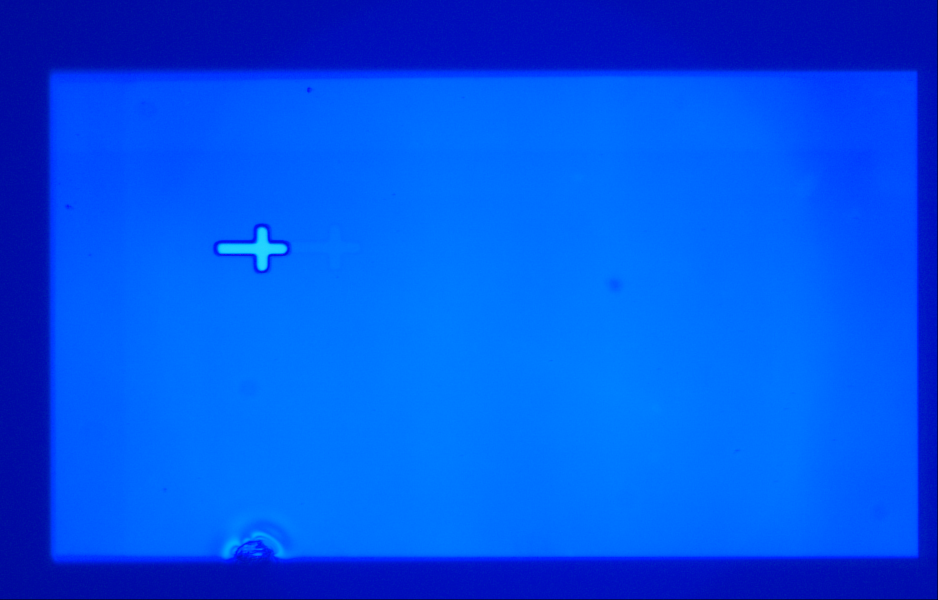
#> input picture align.png, 1876 x 1200 px (shown at 1/2 size)
$ python -i img_lib.py   (imports and definitions only)
#> lines starting #> are read from the running program, lines starting #| are printed output that depends on the picture
#> further down, picture is the input picture: PIL image 1876x1200 RGB; mean R, G, B 0, 81.9, 236
# Hacker Fab
# Luca Garlati, 2024
# backend image processing and convenience functions

from tkinter import filedialog
from PIL import Image, ImageTk
from PIL.ImageOps import invert
from math import ceil, cos, sin, radians
from typing import overload
from math import pi

# [154 lines left out: functions toggle_channels, fit_image, fill_image, center_crop, rescale_value, get_brightness_range and 1 more, not called in this run]


# returns an alpha channel mask equivalent from source image
# optionally specify new scale
# optionally specify new cropped size
def convert_to_alpha_channel(input_image: Image.Image,
                             new_scale: tuple[int,int] | None = None,
                             target_size: tuple[int,int] = (0,0),
                             downsample_target: int = 1080) -> Image.Image:
  # copy the image
#> called with target_size = (0, 0), downsample_target = 1080
  mask: Image.Image = input_image.copy()
  # convert it to grayscale to normalize all values
  if(mask.mode != "L"):
    mask = mask.convert("L")
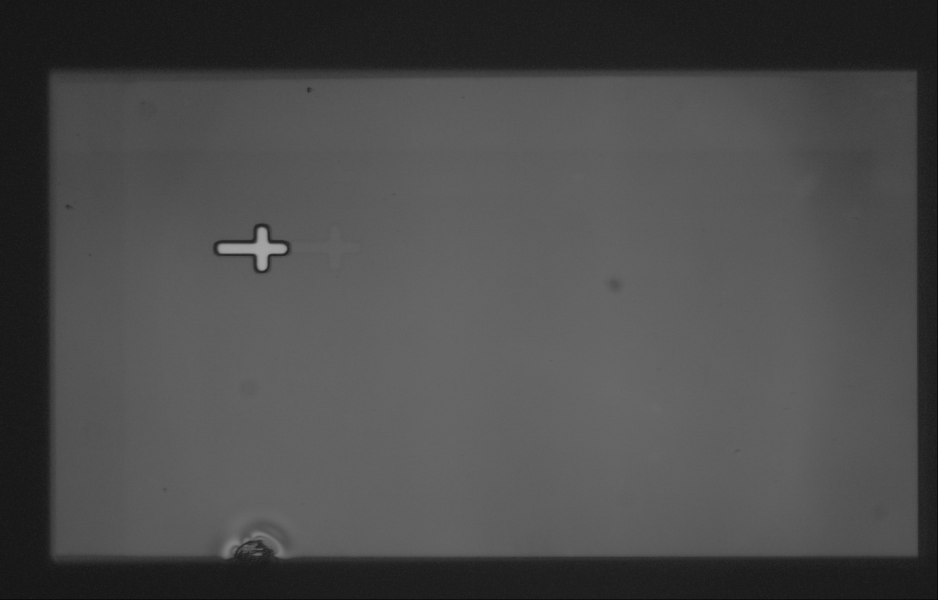
#> mask: PIL image 1876x1200 L (shown at 1/2 size); min 0, max 166, mean 75
  # Invert all colors since we want the mask, not the image itself
  mask = invert(mask)
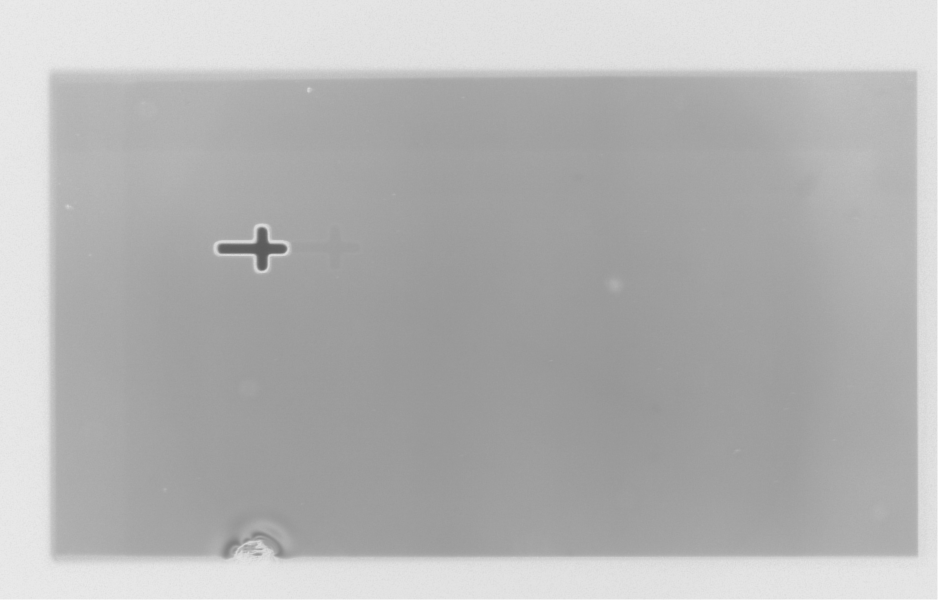
#> mask: PIL image 1876x1200 L (shown at 1/2 size); min 89, max 255, mean 180
  if (new_scale!=None):
    # if no target, save current size
    if (target_size == (0,0)):
      target_size = mask.size
    # downsample
    while mask.width > downsample_target or mask.height > downsample_target:
      mask = mask.resize((mask.width//2, mask.height//2), resample=Image.Resampling.NEAREST)
    # rescale
    mask = rescale(mask, new_scale)
    # resample to desired dimentions
    mask = center_crop(mask, target_size)
  elif (target_size != (0,0)):
    mask = center_crop(mask, target_size)
  # done
  return mask

# return an alpha mask image applied to another image
# [62 lines left out: functions apply_mask, posterize, RGBA_to_RGB, LA_to_L, rasterize, dec_to_alpha, not called in this run]
def alpha_to_dec(alpha: tuple[int,int]) -> int:
  return int(((510-alpha[0]-alpha[1])*100)/510)

# given an x, y, and theta transform, return tuple (a,b,c,d,e,f)
# representing the following affine matrix
# | a b c |
# | d e f |
# | 0 0 1 |
# theta is a tuple of format (x distance to origin, y distance to origin, rotation in radians)
# [154 lines left out: functions build_affine, better_transform, slice, add, sub, mult and 1 more, not called in this run]

# convert float | int tuple to int tuple
def round_tuple(t: tuple[int|float,...]) -> tuple[int,...]:
  return tuple([round(x) for x in t])

# apply abs to all elements of tuple
def abs_tuple(t: tuple[int|float,...]) -> tuple[int|float,...]:
  return tuple([abs(x) for x in t])

# negate all elements of tuple (*-1)
def neg_tuple(t: tuple[int|float,...]) -> tuple[int|float,...]:
  return tuple([-x for x in t])

# return true if each element in a is less than b
def LT_tuple(a: tuple[int|float,...], b: tuple[int|float,...]) -> bool:
  return all([x<y for x,y in zip(a,b)])

# return true if each element in a is greater than b
def GT_tuple(a: tuple[int|float,...], b: tuple[int|float,...]) -> bool:
  return all([x>y for x,y in zip(a,b)])

# return true if each element in a is equal to b
def EQ_tuple(a: tuple[int|float,...], b: tuple[int|float,...]) -> bool:
  return all([x==y for x,y in zip(a,b)])

# return true if each element in a <= b <= c
# [168 lines left out: functions BTW_tuple, __run_tests, not called in this run]
# __run_tests()

# performance benchmarks for transform
# [20 lines not run here, left out]

# propt user for image
# image: Image.Image = Image.open(filedialog.askopenfilename(title ='Test Image')).copy()
# for i in slice(image, vertical_tiles=2)[1]: i.show()
# better_transform(image, (0,0,0), (1500,1500), 0.2).show()
# better_transform(image, (100,-50,1), (1500,1500), 0.2).save("test.png")

>>> from PIL import Image
>>> picture = Image.open('../align.png')
>>> result = convert_to_alpha_channel(picture)
